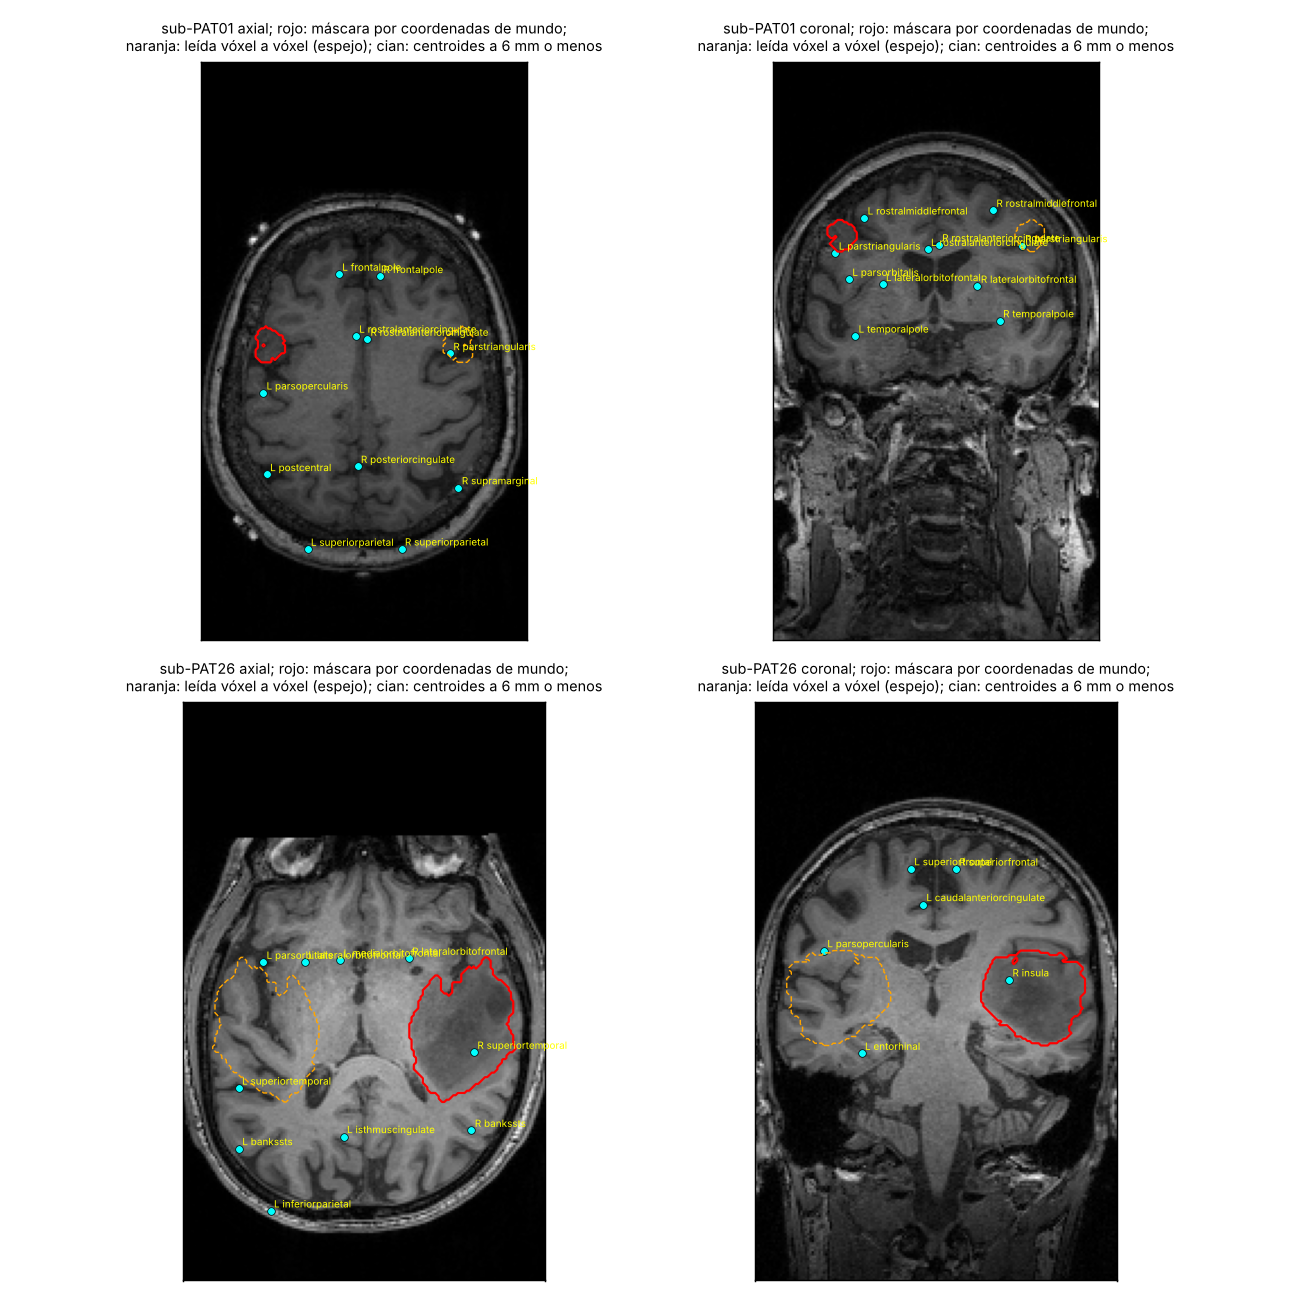

This figure's Python source:
"""Comprobación visual y numérica de que máscara, centroides y T1 comparten coordenadas.

Usa los T1 de dos pacientes (sub-PAT01 y sub-PAT26). Para cada uno:
- compara la grilla y la matriz afín del T1 con las de la máscara tumoral. Tienen la misma
  grilla, pero la máscara está guardada con el eje izquierda-derecha invertido y su cabecera
  lo declara: hay que pasar por coordenadas de mundo con la afín de cada archivo. Leer los dos
  arreglos vóxel a vóxel deja el tumor en el hemisferio equivocado;
- compara la intensidad T1 dentro de la máscara llevada por coordenadas de mundo y dentro de
  la máscara leída vóxel a vóxel (en espejo);
- dibuja cortes del T1 con los dos contornos y los centroides de centres.txt cercanos al corte.

Además guarda fig/mascara_t1.png, un corte axial de sub-PAT26 con la máscara leída de las dos formas.
"""

import json
import os
import sys

import matplotlib

matplotlib.use("Agg")
import matplotlib.pyplot as plt
import numpy as np
from skimage.filters import threshold_otsu

AQUI = os.path.dirname(os.path.abspath(__file__))
sys.path.insert(0, AQUI)
sys.path.insert(0, os.path.dirname(os.path.dirname(os.path.abspath(__file__))))
import rutas
sys.path.insert(0, rutas.MODULOS)
import cargar as C
from lectura import leer_centros, leer_nifti, ruta_mascara

RAIZ = rutas.RAIZ
T1 = os.path.join(rutas.DATOS_T1, "ds001226", "{s}", "ses-preop", "anat", "{s}_ses-preop_T1w.nii.gz")
PACIENTES = ("sub-PAT01", "sub-PAT26")
PANEL_CORTE = "sub-PAT26"
FIGURA_CORTE = os.path.join(os.path.dirname(AQUI), "fig", "mascara_t1.png")


def panel_corte(t1, at1, mascara, espejo, eje_z, k):
    """Corte axial limpio: máscara con su matriz afín (roja) y leída por índice (espejo)."""
    import logging
    logging.getLogger("matplotlib.font_manager").setLevel(logging.ERROR)
    corte = np.take(t1, k, axis=eje_z)
    mk, me = np.take(mascara, k, axis=eje_z), np.take(espejo, k, axis=eje_z)
    cabeza = np.argwhere(corte > np.percentile(corte[corte > 0], 20))
    (i0, j0), (i1, j1) = cabeza.min(0) - 4, cabeza.max(0) + 5
    i0, j0 = max(i0, 0), max(j0, 0)
    corte, mk, me = corte[i0:i1, j0:j1], mk[i0:i1, j0:j1], me[i0:i1, j0:j1]
    eje_x = int(np.where(np.abs(at1[:3, :3]).argmax(0) == 0)[0][0])
    derecha_a_la_derecha = at1[0, eje_x] > 0
    with plt.rc_context({"font.family": ["Arial", "Liberation Sans"], "font.size": 16}):
        dibujar_panel(corte, mk, me, derecha_a_la_derecha)


def dibujar_panel(corte, mk, me, derecha_a_la_derecha):
    """Se dibuja a 50 mm de ancho, para que los rótulos midan 16 pt a tamaño real."""
    alto = 1.97 * corte.shape[1] / corte.shape[0]
    fig = plt.figure(figsize=(1.97, alto))
    ax = fig.add_axes([0, 0, 1, 1])
    lo, hi = np.percentile(corte[corte > 0], [1, 99.5])
    ax.imshow(corte.T, cmap="gray", origin="lower", vmin=lo, vmax=hi, aspect="auto")
    ax.contour(mk.T.astype(float), levels=[0.5], colors="#D7301F", linewidths=1.8)
    ax.contour(me.T.astype(float), levels=[0.5], colors="#F2A900", linewidths=1.6, linestyles="dashed")
    ax.set_xticks([]); ax.set_yticks([])
    for borde in ax.spines.values():
        borde.set_visible(False)
    izquierda, derecha = ("izq.", "der.") if derecha_a_la_derecha else ("der.", "izq.")
    ax.text(0.04, 0.97, izquierda, transform=ax.transAxes, color="white", va="top", ha="left", fontsize=16)
    ax.text(0.96, 0.97, derecha, transform=ax.transAxes, color="white", va="top", ha="right", fontsize=16)
    os.makedirs(os.path.dirname(FIGURA_CORTE), exist_ok=True)
    fig.savefig(FIGURA_CORTE, dpi=300)
    plt.close(fig)


def a_voxel(afin, xyz):
    return np.linalg.solve(afin, np.c_[xyz, np.ones(len(xyz))].T).T[:, :3]


def intensidad(vol, vox):
    v = np.round(vox).astype(int)
    dentro = np.all((v >= 0) & (v < np.array(vol.shape)), axis=1)
    salida = np.zeros(len(v))
    salida[dentro] = vol[tuple(v[dentro].T)]
    return salida, dentro


def main():
    res = {}
    fig, ejes = plt.subplots(2, 2, figsize=(10, 10))
    for fila, s in enumerate(PACIENTES):
        t1, at1, _, _ = leer_nifti(T1.format(s=s))
        t1 = np.asarray(t1, dtype=float)
        if t1.ndim == 4:
            t1 = t1[..., 0]
        m, am, _, _ = leer_nifti(ruta_mascara(s))
        umbral = threshold_otsu(t1[t1 > 0])
        nombres, xyz = leer_centros(s)
        val, dentro = intensidad(t1, a_voxel(at1, xyz))
        espejo = m >= 0.5
        idx = np.argwhere(espejo)
        mundo = (am @ np.c_[idx, np.ones(len(idx))].T).T[:, :3]
        v = np.round(a_voxel(at1, mundo)).astype(int)
        v = v[np.all((v >= 0) & (v < np.array(t1.shape[:3])), axis=1)]
        mascara = np.zeros(t1.shape[:3], bool)
        mascara[tuple(v.T)] = True
        cerebro = t1 > umbral
        res[s] = {
            "forma_t1": list(t1.shape), "forma_mascara": list(m.shape),
            "misma_forma": list(t1.shape[:3]) == list(m.shape),
            "signo_eje_x": {"t1": float(np.sign(at1[0, 0])), "mascara": float(np.sign(am[0, 0]))},
            "max_dif_afin_mm": float(np.abs(at1 - am).max()),
            "intensidad_t1_mediana": {"mascara_por_coordenadas_de_mundo": float(np.median(t1[mascara])),
                                      "mascara_voxel_a_voxel_en_espejo": float(np.median(t1[espejo])),
                                      "cabeza_sobre_otsu": float(np.median(t1[cerebro]))},
            "centroides_dentro_del_volumen": int(dentro.sum()),
        }
        cen_mundo = mundo.mean(0)
        vox_t1 = a_voxel(at1, cen_mundo[None, :])[0]
        cvox = a_voxel(at1, xyz)
        ejes_t1 = np.abs(at1[:3, :3]).argmax(0)
        eje_z = int(np.where(ejes_t1 == 2)[0][0])
        eje_y = int(np.where(ejes_t1 == 1)[0][0])
        if s == PANEL_CORTE:
            panel_corte(t1, at1, mascara, espejo, eje_z, int(round(vox_t1[eje_z])))
            plt.figure(fig.number)
        for col, (eje, titulo) in enumerate(((eje_z, "axial"), (eje_y, "coronal"))):
            k = int(round(vox_t1[eje]))
            corte = np.take(t1, k, axis=eje)
            mk = np.take(mascara, k, axis=eje)
            me = np.take(espejo, k, axis=eje) if list(m.shape) == list(t1.shape[:3]) else np.zeros_like(mk)
            otros_ejes = [x for x in range(3) if x != eje]
            ax = ejes[fila, col]
            ax.imshow(corte.T, cmap="gray", origin="lower")
            if mk.any():
                ax.contour(mk.T.astype(float), levels=[0.5], colors="red", linewidths=1.2)
            if me.any():
                ax.contour(me.T.astype(float), levels=[0.5], colors="orange", linewidths=0.8, linestyles="dashed")
            cerca = np.abs(cvox[:, eje] - k) <= 6
            ax.scatter(cvox[cerca, otros_ejes[0]], cvox[cerca, otros_ejes[1]], s=18, c="cyan", edgecolors="k", linewidths=0.4)
            for n in np.where(cerca)[0]:
                ax.text(cvox[n, otros_ejes[0]] + 1.5, cvox[n, otros_ejes[1]] + 1.5, nombres[n].replace("lh_", "L ").replace("rh_", "R "),
                        fontsize=5.5, color="yellow")
            ax.set_title(f"{s} {titulo}; rojo: máscara por coordenadas de mundo;\n"
                         f"naranja: leída vóxel a vóxel (espejo); cian: centroides a 6 mm o menos", fontsize=8)
            ax.set_xticks([]); ax.set_yticks([])
    fig.tight_layout()
    fig.savefig(os.path.join(AQUI, "alineacion_t1.png"), dpi=130)
    with open(os.path.join(AQUI, "alineacion_t1.json"), "w", encoding="utf-8") as fh:
        json.dump(res, fh, ensure_ascii=False, indent=1)
    print(json.dumps(res, ensure_ascii=False, indent=1))


if __name__ == "__main__":
    main()
